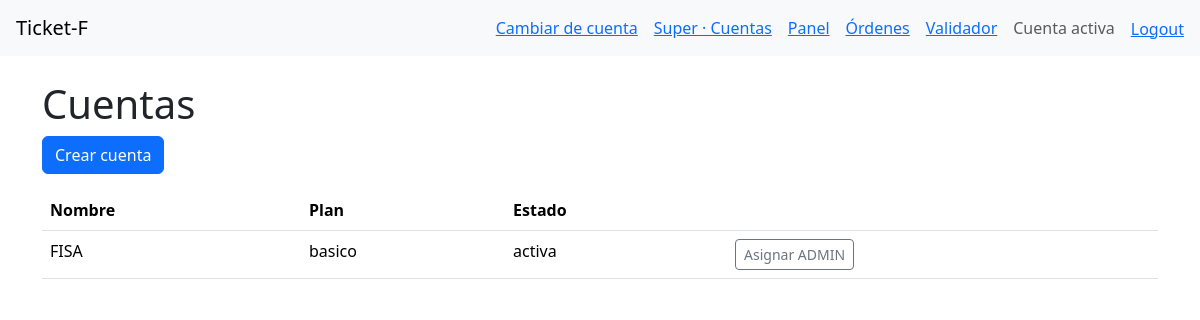
Screenshot of /accounts/super/cuentas/ (signed in) with the database file from the repository.
### accounts/models.py (models this page shows, shortened)
class Cuenta(models.Model):
    id = models.UUIDField(primary_key=True, default=uuid.uuid4, editable=False)
    nombre = models.CharField(max_length=150)
    rut = models.CharField(max_length=20, blank=True, null=True)
    razon_social = models.CharField(max_length=200, blank=True, null=True)
    plan = models.CharField(
        max_length=20,
        choices=[("basico", "Básico"), ("premium", "Premium")],
        default="basico",
    )
    estado = models.CharField(
        max_length=20,
        choices=[("activa", "Activa"), ("suspendida", "Suspendida")],
        default="activa",
    )
    creada_en = models.DateTimeField(auto_now_add=True)

### accounts/views_super.py (the view)
# urls.py: path("super/cuentas/", super_cuentas, name="super_cuentas"),
@login_required
@is_super
def super_cuentas(request):
    return render(request, "super/cuentas_list.html", {"cuentas": Cuenta.objects.all()})

### templates/super/cuentas_list.html (shortened to what this page needs)
{% extends "base.html" %}
{% block content %}
<h1>Cuentas</h1>
<a class="btn btn-primary mb-3" href="{% url 'accounts:super_crear_cuenta' %}">Crear cuenta</a>
<table class="table">
  <tr><th>Nombre</th><th>Plan</th><th>Estado</th><th></th></tr>
  {% for c in cuentas %}
  <tr>
    <td>{{ c.nombre }}</td><td>{{ c.plan }}</td><td>{{ c.estado }}</td>
    <td><a class="btn btn-sm btn-outline-secondary" href="{% url 'accounts:super_asignar_admin' c.id %}">Asignar ADMIN</a></td>
  </tr>
  {% empty %}
  <tr><td colspan="4">Sin cuentas.</td></tr>
  {% endfor %}
</table>
{% endblock %}

### rows the page displays
Cuenta: nombre "FISA", plan "basico", estado "activa"
